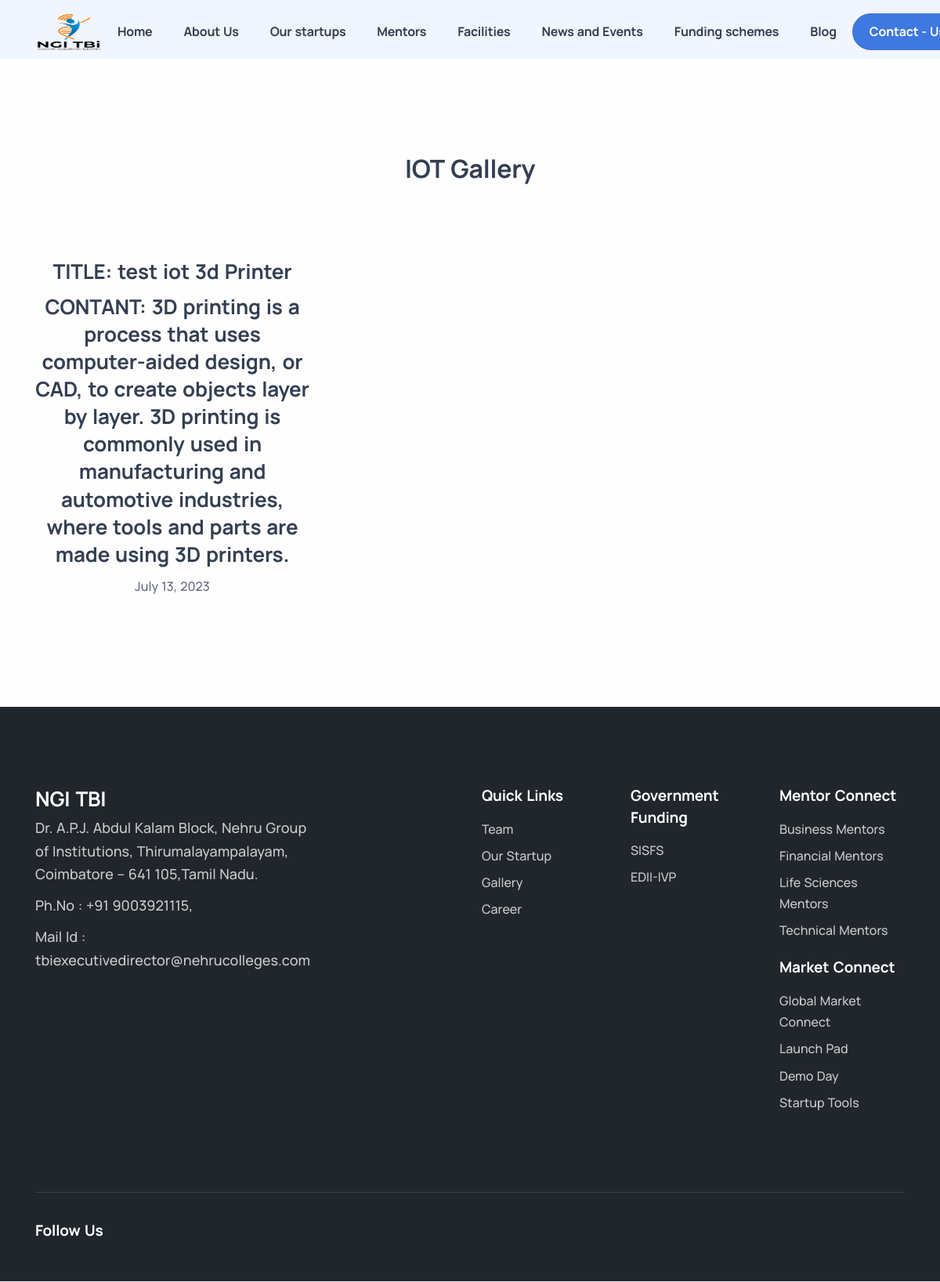
Page /Iot on the committed database.
### base/models.py (models this page shows)
class logo(models.Model):
    L_id = models.IntegerField(primary_key=True)
    Reson = models.CharField(max_length = 200)
    image = models.ImageField(upload_to='logo',default='images/user_image.png')
    last_updated_date = models.DateField(default=timezone.now)
    class Meta:
          get_latest_by = ['image']

class Iot_form(models.Model):
    id = models.IntegerField(primary_key=True)
    title_iot = models.CharField(max_length=200)
    contant_iot = models.CharField(max_length=200)
    image_iot = models.ImageField(upload_to="Iot_images/")
    uplode_date = models.DateField(default=timezone.now)

class FooterEditPage(models.Model):
    id = models.IntegerField(primary_key=True)
    InstituteName = models.CharField(max_length = 200)
    Address = models.CharField(max_length = 200)
    PhoneNumber = models.CharField(max_length = 200)
    EXN = models.CharField(max_length = 200)
    mail = models.CharField(max_length = 200)
    last_updated_date = models.DateField(default=timezone.now)

### base/views_for_facilites.py (the view)
# urls.py: path("Iot", views_for_facilites.Iot),
def Iot(request):
    try:
        iot_formdata = Iot_form.objects.all()[::-1]
        return render(request, "iot.html", reguler_datas({'Iot_form':iot_formdata}))
    except:
        print("Maybe No data in database")
    return render(request, "iot.html", reguler_datas())

### templates/iot.html (shortened to what this page needs)
<!DOCTYPE html>
<html>
  <head>
    {% load static %}
    <link rel="stylesheet" href=" {% static 'assets/css/plugins.css' %} " />
    <link rel="stylesheet" href=" {% static 'assets/css/style.css' %} " />
  </head>
  <body>
    <header class="wrapper bg-soft-primary">
      <nav
        class="navbar navbar-expand-lg center-nav transparent navbar-light"  style="height:75px;"
      >
      <div class="container flex-lg-row flex-nowrap align-items-center">
        <div class="navbar-brand w-100">
          <a href="/">
            <img class="logo-light" src=" {{ logo.image.url }}" class="w-100" srcset=" {{ logo.image.url }} 5x" alt=""
              style="width: 85px; height: 48px;" />
          </a>
        </div>
        <div class="navbar-collapse offcanvas offcanvas-nav offcanvas-start">
          <div class="offcanvas-body ms-lg-auto d-flex flex-column h-100">
            <ul class="navbar-nav">
              <li class="nav-item dropdown dropdown-mega">
                <a class="nav-link  " href="/">Home</a>
              </li>
              <li class="nav-item dropdown">
                <a class="nav-link  " href="/about" data-bs-toggle="dropdown">About Us</a>
              </li>
              <li class="nav-item dropdown">
                <a class="nav-link  " href="/ourstartups">Our startups</a>
              </li>
              <li class="nav-item dropdown">
                <a class="nav-link  " href="/mentor">Mentors</a>
              </li>
              <li class="nav-item dropdown">
                <a class="nav-link">Facilities</a>
              </li>
              <li class="nav-item dropdown">
                <a class="nav-link" href="/gallery">News and Events</a>
              </li>
              <li class="nav-item dropdown">
                <a class="nav-link">Funding schemes</a>
              </li>
              <li class="nav-item">
                <a href="/list_blog" class="nav-link">Blog</a>
              </li>
          </div>
        </div>
        <div class="navbar-other w-100 d-flex ms-auto">
          <ul class="navbar-nav flex-row align-items-center ms-auto">
            <li class="nav-item d-none d-md-block">
              <a href="/contact" class="btn btn-sm btn-primary rounded-pill">Contact - Us</a>
            </li>
          </ul>
        </div>
      </div>
      </nav>
    </header>
    <section class="wrapper bg-light">
      <div class="container py-14 py-md-16 text-center">
        <div class="row">
          <div class="col-lg-10 col-xl-8 col-xxl-7 mx-auto mb-8">
            <h1 class="display-5 mb-3">IOT Gallery</h1>
          </div>
        </div>
        <div class="grid grid-view projects-masonry">
          <div class="row gx-md-6 gy-6 isotope">
            {% for i in Iot_form %}
            <div class="project item col-md-6 col-xl-4 drinks {{ i.categories }}">
              <figure class="overlay overlay-1 rounded">
                <a
                  href="{{ i.image_iot.url }}"
                  data-glightbox
                  data-gallery="shots-group"
                >
                  <img src=" {{ i.image_iot.url }}" alt=""/></a>
              </figure>
              <div class="my-2 space-y-1">
                <h2 class="text-xl font-semibold sm:text-2xl">TITLE: {{ i.title_iot }}</h2>
                <h2 class="text-xl font-semibold sm:text-2xl"> CONTANT: {{ i.contant_iot }}</h2>
                <p class="px-5 text-xs sm:text-base dark:text-gray-400">{{ i.uplode_date }}</p>
            </div>
            </div>
            {% endfor %}
          </div>
        </div>
      </div>
    </section>
    <section id="snippet-3" class="wrapper bg-light wrapper-border">
      <div class="container-fluid pt-0 pt-md-0 pb-0 pb-md-0 px-xxl-01" style="padding-left: 0px; padding-right: 0px;">
        <footer class="bg-dark text-inverse">
          <div class="container pt-13 pt-md-15 pb-7">
            <div class="row gy-6 gy-lg-0">
              <div class="col-lg-4">
                <div class="widget">
                  <h3 class="h2 mb-1 text-white">{{ FooterEditPage.0.InstituteName }}</h3>
                  <p class="lead mb-5">
                    {{ FooterEditPage.0.Address }}
                   <span style="display: block; margin-top: 10px;"> Ph.No : {{ FooterEditPage.0.PhoneNumber }},</span>
                   <span style="display: block; margin-top: 10px;">    Mail Id : {{ FooterEditPage.0.mail }}</span>
                  </p>
                </div>
              </div>
              <div class="col-md-4 col-lg-2 offset-lg-2">
                <div class="widget">
                  <h4 class="widget-title text-white mb-3">Quick Links</h4>
                  <ul class="list-unstyled text-reset mb-0">
                    <li><a href="/team">Team</a></li>
                    <li><a href="/ourstartups">Our Startup</a></li>
                    <li><a href="/gallery">Gallery</a></li>
                    <li><a href="/career">Career</a></li>
                  </ul>
                </div>
              </div>
              <div class="col-md-4 col-lg-2">
                <div class="widget">
                  <h4 class="widget-title text-white mb-3">Government Funding</h4>
                  <ul class="list-unstyled mb-0">
                    <li><a href="/sisfs">SISFS</a></li>
                    <li><a href="/EDI">EDII-IVP</a></li>
                  </ul>
                </div>
              </div>
              <div class="col-md-4 col-lg-2">
                <div class="widget">
                  <h4 class="widget-title text-white mb-3">Mentor Connect</h4>
                  <ul class="list-unstyled mb-0">
                    <li><a href="/Mentor_Connect">Business Mentors</a></li>
                    <li><a href="/Mentor_Connect">Financial Mentors</a></li>
                    <li><a href="/Mentor_Connect">Life Sciences Mentors</a></li>
                    <li><a href="/Mentor_Connect">Technical Mentors</a></li>
                  </ul>
                </div>
                <div class="widget">
                    <h4 class="widget-title text-white mb-3">Market Connect</h4>
                    <ul class="list-unstyled mb-0">
                      <li><a href="/globalMarket">Global Market Connect</a></li>
                      <li><a href="#">Launch Pad</a></li>
                      <li><a href="/demoday">Demo Day
                    </a></li>
                      <li><a href="#">Startup Tools</a></li>
                    </ul>
                  </div>
              </div>
            </div>
            <hr class="mt-13 mt-md-15 mb-7" />
            <div class="widget">
              <h4 class="widget-title text-white mb-3">Follow Us</h4>
            </div>
          </div>
        </footer>
      </div>
    </section>
  </body>
</html>

### rows in the picture
logo: image (picture)
Iot_form: title_iot "test iot 3d Printer", contant_iot "3D printing is a process that uses computer-aided design, or CAD, to create objects layer by layer. 3D printing is commonly used in manufacturing and automotive industries, where tools and parts are made using 3D printers.", uplode_date "July 13, 2023"
FooterEditPage: InstituteName "NGI TBI", Address "Dr. A.P.J. Abdul Kalam Block, Nehru Group of Institutions, Thirumalayampalayam, Coimbatore – 641 105,Tamil Nadu.", PhoneNumber "+91 9003921115", mail "tbiexecutivedirector@nehrucolleges.com"
